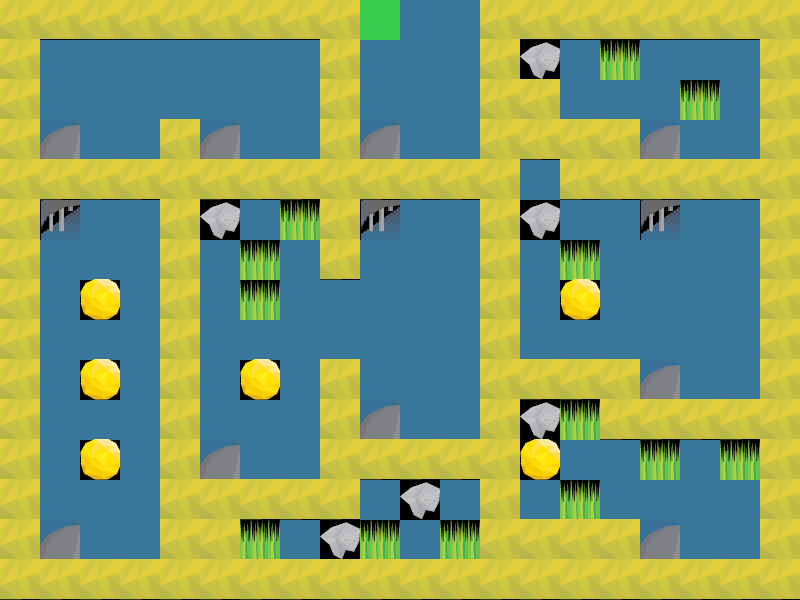

The image is a tile-based game level rendered from a .tmx file. Its description and complete source (layers, tilesets, objects, tile grids) follow:
An orthogonal 20x15 tile map with 40x40 px tiles, 1 tile layer (Tile Layer 1).

<map version="1.2" tiledversion="1.3.1" orientation="orthogonal" renderorder="right-down" compressionlevel="-1" width="20" height="15" tilewidth="40" tileheight="40" infinite="0" nextlayerid="2" nextobjectid="1">
 <tileset firstgid="1" source="../tileset.tsx" />
 <layer id="1" name="Tile Layer 1" width="20" height="15">
  <data encoding="csv">
21,21,21,21,21,21,21,21,21,1,3,3,21,21,21,21,21,21,21,21,
21,3,3,3,3,3,3,3,21,3,3,3,21,6,3,9,3,3,3,21,
21,3,3,3,3,3,3,3,21,3,3,3,21,21,3,3,3,9,3,21,
21,23,3,3,21,23,3,3,21,23,3,3,21,21,21,21,23,3,3,21,
21,21,21,21,21,21,21,21,21,21,21,21,21,3,21,21,21,21,21,21,
21,22,3,3,21,6,3,9,21,22,3,3,21,6,3,3,22,3,3,21,
21,3,3,3,21,3,9,3,21,3,3,3,21,3,9,3,3,3,3,21,
21,3,4,3,21,3,9,3,3,3,3,3,21,3,4,3,3,3,3,21,
21,3,3,3,21,3,3,3,3,3,3,3,21,3,3,3,3,3,3,21,
21,3,4,3,21,3,4,3,21,3,3,3,21,21,21,21,23,3,3,21,
21,3,3,3,21,3,3,3,21,23,3,3,21,6,9,21,21,21,21,21,
21,3,4,3,21,23,3,3,21,21,21,21,21,4,3,3,9,3,9,21,
21,3,3,3,21,21,21,21,21,3,6,3,21,3,9,3,3,3,3,21,
21,23,3,3,21,21,9,3,6,9,3,9,21,21,21,21,23,3,3,21,
21,21,21,21,21,21,21,21,21,21,21,21,21,21,21,21,21,21,21,21
</data>
 </layer>
</map>